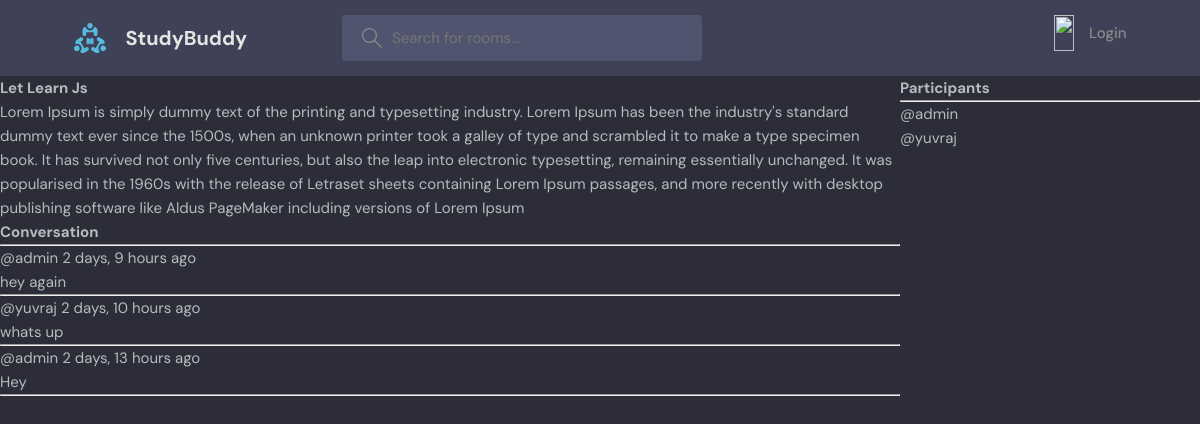
The page /room/1/ on the database its author committed.
### base/models.py (models this page shows, shortened)
class Room(models.Model):
    host = models.ForeignKey(User, on_delete=models.SET_NULL, null=True)
    topic = models.ForeignKey(Topic, on_delete=models.SET_NULL, null=True)
    name = models.CharField(max_length=200)
    description = models.TextField(null=True, blank=True)
    participants = models.ManyToManyField(User, related_name='participants',blank=True)
    updated = models.DateTimeField(auto_now=True)
    created = models.DateTimeField(auto_now_add=True)
    class Meta:
        ordering = ['-updated', '-created']

class Message(models.Model):
    user = models.ForeignKey(User, on_delete=models.CASCADE)
    room = models.ForeignKey(Room, on_delete=models.CASCADE)
    body = models.TextField()
    updated = models.DateTimeField(auto_now=True)
    created = models.DateTimeField(auto_now_add=True)
    class Meta:
        ordering = ['-updated', '-created']

### base/views.py (the view, shortened to what this page needs)
# urls.py: path('room/<str:pk>/',views.room, name="room"),
def room(request, pk):
    room=Room.objects.get(id=pk)
    room_messages=room.message_set.all()
    participants=room.participants.all()
    context={'room':room, 'room_messages': room_messages, 'participants':participants}
    return render(request,'base/room.html',context)

### base/templates/base/room.html (shortened to what this page needs)
{% extends 'main.html' %}
{% block content %}
<div class="room-container">
    <div>
<h1>{{room.name}}</h1>
<p>{{room.description}}</p>
<div class="comment-wrapper">
    <h3>Conversation</h3>
    <hr>
    {% for message in room_messages %}
        <div>
            <small>@{{message.user}} {{message.created|timesince}} ago</small>
            <p>{{message.body}}</p>
            <hr>
        </div>
    {% endfor %}
</div>
    </div>
    <di>
        <h3>Participants</h3>
        <hr>
        {% for user in participants %}
            <div>
                <p>@{{user.username}}</p>
            </div>
        {% endfor %}
    </di>
</div>
{% endblock %}

### static/styles/style.css (style rules this page uses)
:root { --color-main: #71c6dd; --color-main-light: #e1f6fb; --color-dark: #3f4156; --color-dark-medium: #51546e; --color-dark-light: #696d97; --color-light: #e5e5e5; --color-gray: #8b8b8b; --color-light-gray: #b2bdbd; --color-bg: #2d2d39; --color-success: #5dd693; --color-error: #fc4b0b; }
* { font-family: "DM Sans", -apple-system, BlinkMacSystemFont, "Segoe UI", Roboto, Oxygen, Ubuntu, Cantarell, "Open Sans", "Helvetica Neue", sans-serif; margin: 0; padding: 0; box-sizing: border-box; text-rendering: optimizeLegibility; font-size: inherit; }
html { font-size: 56.25%; }
@media only screen and (min-width: 1200px) { html { font-size: 62.5%; } }
body { line-height: 1.6; font-weight: 400; font-size: 1.5rem; color: var(--color-light-gray); background-color: var(--color-bg); min-height: 100vh; }

### base/templates/base/room.html (style rules this page uses)
.room-container { display: grid; grid-template-columns: 3fr 1fr; }

### rows shown on the page
Room: name "Let Learn Js", description "Lorem Ipsum is simply dummy text of the printing and typesetting industry. Lorem Ipsum has been the industry's standard dummy text ever since the 1500s, when an unknown printer took a galley of type and scrambled it to make a type specimen book. It has survived not only five centuries, but also the leap into electronic typesetting, remaining essentially unchanged. It was popularised in the 1960s with the release of Letraset sheets containing Lorem Ipsum passages, and more recently with desktop publishing software like Aldus PageMaker including versions of Lorem Ipsum"
Message: user "admin", created "2 days, 9 hours", body "hey again"
Message: user "yuvraj", created "2 days, 10 hours", body "whats up"
Message: user "admin", created "2 days, 13 hours", body "Hey"

### other values the page prints
{{ user.username }} "admin"
{{ user.username }} "yuvraj"
